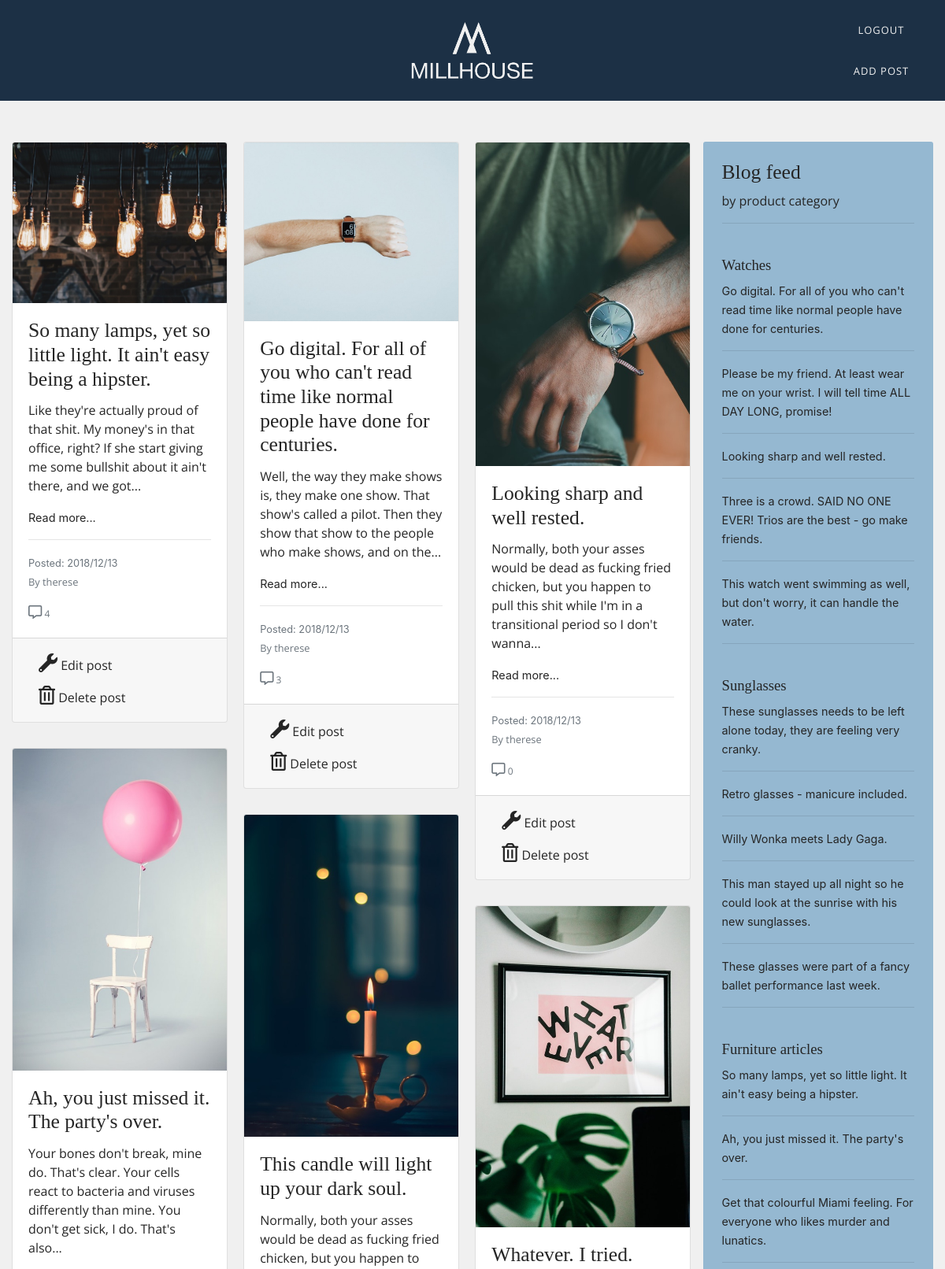
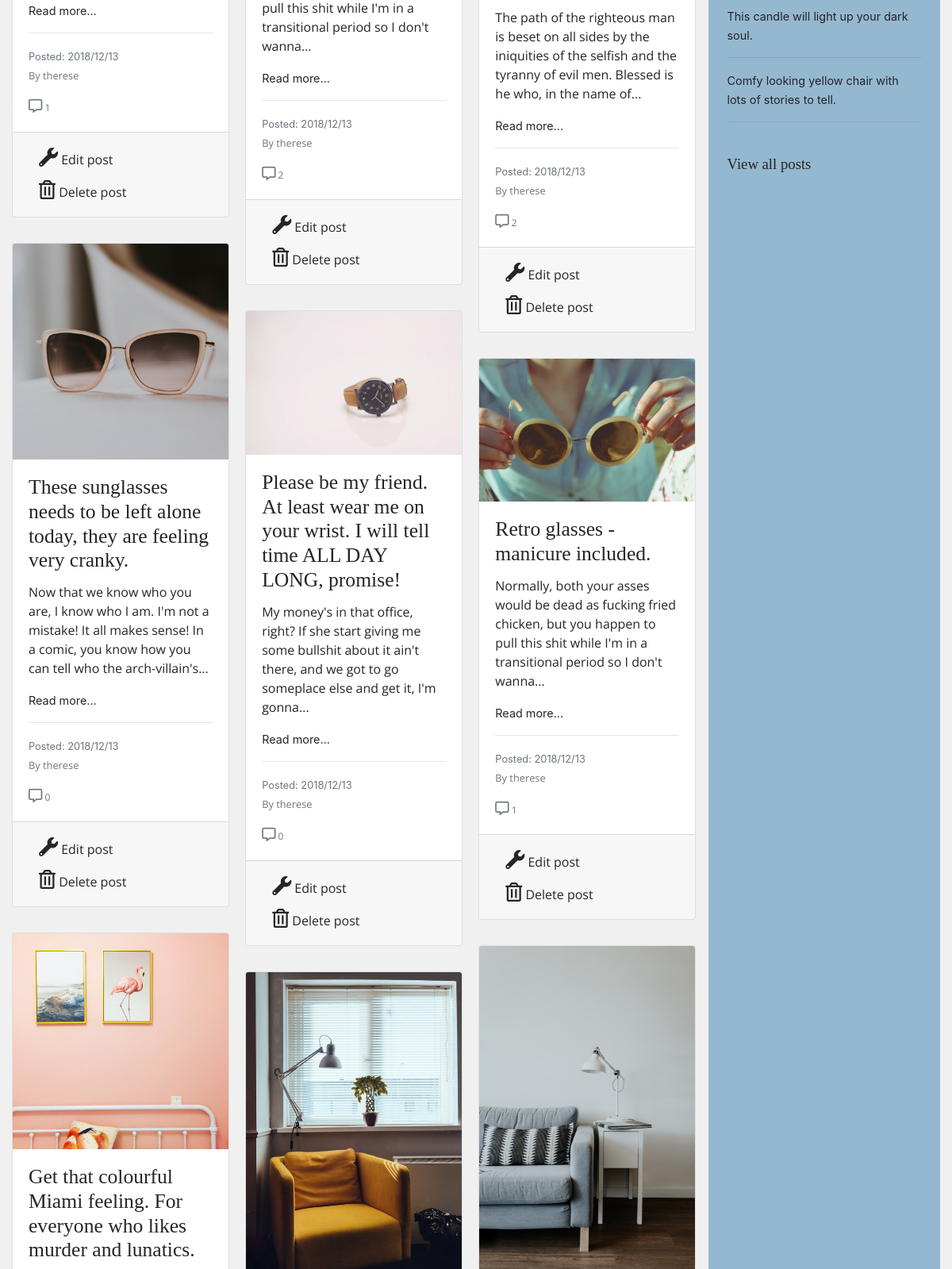
/index.php (signed in, upper part), run on the app's committed database (2 pictures, top to bottom).
### tables this page shows
CREATE TABLE `posts` (
  `id` int(11) NOT NULL,
  `title` varchar(200) NOT NULL,
  `description` longtext NOT NULL,
  `created_by` varchar(100) NOT NULL,
  `image` varchar(200) NOT NULL,
  `category_id` int(11) NOT NULL,
  `post_date` varchar(100) NOT NULL
);

### classes/call.php (called while the page is built, shortened)
<?php
include 'db_con.php';
include 'Posts.php';
include 'Comments.php';
include 'Validation.php';
$posts = new Posts($pdo);
$comments = new Comments($pdo);
$val = new Validation($pdo);

### classes/Posts.php (called while the page is built, shortened)
<?php
class Posts
{
    private $pdo;
    function __construct($pdo)
    {
      $this->pdo = $pdo;
    }
    public function getLatestPosts($number_of_posts)
    {
        $statement = $this->pdo->prepare("SELECT * FROM posts ORDER BY id DESC LIMIT $number_of_posts");
        $statement->execute();
        $get_posts = $statement->fetchAll(PDO::FETCH_ASSOC);
        return $get_posts;
    }
    public function getLatestCategoryPosts($category_id, $number_of_posts)
    {
        $statement = $this->pdo->prepare("SELECT * FROM posts WHERE category_id = $category_id ORDER BY id DESC LIMIT $number_of_posts");
        $statement->execute();
        $get_category_posts = $statement->fetchAll(PDO::FETCH_ASSOC);
        return $get_category_posts;
    }
}

### classes/Comments.php (called while the page is built, shortened)
<?php
class Comments
{
    private $pdo;
    function __construct($pdo)
    {
      $this->pdo = $pdo;
    }
    public function getCommentsWithId($post_id)
    {
        $comments_to_print = $this->pdo->prepare("SELECT * FROM comments WHERE post_id = :post_id");
        $comments_to_print->execute(
            [
                ":post_id" => $post_id
            ]
        );
        return $comments_to_print;
    }
    public function countingComments($comments_to_print){
                 if(!empty($comments_to_print)){
                     $count=0;
                     foreach($comments_to_print as $comment){
                         $count++;
                     }
                     return $count;
                 }
    }
}

### classes/Validation.php (called while the page is built, shortened)
<?php
class Validation
{
    private $pdo;
    function __construct($pdo)
    {
      $this->pdo = $pdo;
    }
    public function isAdmin()
    {
        if (isset($_SESSION['user_id']))
        {
            $statement = $this->pdo->prepare("SELECT id as admin_rights FROM users JOIN admin ON id = user_id");
            $statement->execute();
            $is_admin = $statement->fetch();
            if ($_SESSION["user_id"] == (int)$is_admin)
            {
                return true;
            }
        }
    }
}

### includes/index_foreach_blog_posts.php (the view)
<?php foreach($index_posts as $post):
$post_id = $post["id"]; ?>
             <div class="card">
               <a href="../views/single_post.php?post_id=<?=$post["id"]?>">
			   <img class="card-img-top" src="../images/<?= $post["image"]; ?>" alt="Blogpost image">
               </a>
             <div class="card-body">
			   <h2 class="card-title"><?= $post["title"]; ?></h2>
			   <?php $str = $post["description"];
				if( strlen($str) > 150) {
   				$str = explode( "\n", wordwrap($str, 150));
   				$str = $str[0] . '...';
				}
                 $comments_to_print = $comments->getCommentsWithId($post_id);
                 $counter = $comments->countingComments($comments_to_print);
                 ?>
				<p class="card-text"><?= $str; ?></p>
				<a href="../views/single_post.php?post_id=<?=$post["id"]?>">Read more...</a>
				<hr>
				<small class="text-muted">
				<?= "Posted: " . $post["post_date"] . "<br>"; ?>
				</small>
				<p class="card-text"><small class="text-muted">By <?= $post["created_by"]; ?></small></p>
				<a href="../views/single_post.php?post_id=<?=$post["id"]?>#commentarea"><small class="text-muted"><i class="far fa-comment-alt d-inline"></i></small><p class="d-inline text-muted comment-number"> <?= $counter; ?></p></a>
                 </div>
				<?php if($val->isAdmin()){?>
				<div class="card-footer">
                    <a href="../views/edit_post.php?post_id=<?=$post["id"]?>" class="btn btn-default"><span><i class="fas fa-wrench"></i> Edit post</span></a>
                    <a href="../index.php?delete_post=<?=$post["id"]?>" class="btn btn-default"><span><i class="far fa-trash-alt"></i> Delete post</span></a>
    	     	</div>
				<?php } ?>
             </div>
<?php endforeach;?>

### includes/index_sidebar_foreach_category_post.php
<?php
foreach($category_posts as $post):?>
              <li>
              	<a href="../views/single_post.php?post_id=<?=$post["id"]?>"> <?=$post["title"]?></a>
              </li>
              <hr>
<?php endforeach;
?>

### css/style.css (style rules this page uses)
h1, h2, h3, h4, label { font-family: 'Merriweather', serif; color: #252525; }
h2 { font-size: 1.6rem; }
p, span { font-family: 'Open Sans', sans-serif; color: #252525; }
a { color: #252525; font-size: 0.9em; overflow-wrap: break-word; }
body { background-color: #F0F0F0; }
.card { margin: 20px 0px; }
.comment-number { font-size: 12px; }
i { font-size: 1.5em; }

### data on the page
posts: image (picture), title "So many lamps, yet so little light. It ain't easy being a hipster.", description "Like they're actually proud of that shit. My money's in that office, right? If she start giving me some bullshit about it ain't there, and we got...", post_date "2018/12/13", created_by "therese", counter "4"
posts: image (picture), title "Ah, you just missed it. The party's over.", description "Your bones don't break, mine do. That's clear. Your cells react to bacteria and viruses differently than mine. You don't get sick, I do. That's also...", post_date "2018/12/13", created_by "therese", counter "1"
posts: image (picture), title "These sunglasses needs to be left alone today, they are feeling very cranky.", description "Now that we know who you are, I know who I am. I'm not a mistake! It all makes sense! In a comic, you know how you can tell who the arch-villain's...", post_date "2018/12/13", created_by "therese", counter "0"
posts: image (picture), title "Get that colourful Miami feeling. For everyone who likes murder and lunatics."
posts: image (picture), title "Go digital. For all of you who can't read time like normal people have done for centuries.", description "Well, the way they make shows is, they make one show. That show's called a pilot. Then they show that show to the people who make shows, and on the...", post_date "2018/12/13", created_by "therese", counter "3"
posts: image (picture), title "This candle will light up your dark soul.", description "Normally, both your asses would be dead as fucking fried chicken, but you happen to pull this shit while I'm in a transitional period so I don't wanna...", post_date "2018/12/13", created_by "therese", counter "2"
posts: image (picture), title "Please be my friend. At least wear me on your wrist. I will tell time ALL DAY LONG, promise!", description "My money's in that office, right? If she start giving me some bullshit about it ain't there, and we got to go someplace else and get it, I'm gonna...", post_date "2018/12/13", created_by "therese", counter "0"
posts: image (picture), title "Comfy looking yellow chair with lots of stories to tell."
posts: image (picture), title "Looking sharp and well rested.", description "Normally, both your asses would be dead as fucking fried chicken, but you happen to pull this shit while I'm in a transitional period so I don't wanna...", post_date "2018/12/13", created_by "therese", counter "0"
posts: image (picture), title "Whatever. I tried.", description "The path of the righteous man is beset on all sides by the iniquities of the selfish and the tyranny of evil men. Blessed is he who, in the name of...", post_date "2018/12/13", created_by "therese", counter "2"
posts: image (picture), title "Retro glasses - manicure included.", description "Normally, both your asses would be dead as fucking fried chicken, but you happen to pull this shit while I'm in a transitional period so I don't wanna...", post_date "2018/12/13", created_by "therese", counter "1"
posts: image (picture)
posts: title "Three is a crowd. SAID NO ONE EVER! Trios are the best - go make friends."
posts: title "This watch went swimming as well, but don't worry, it can handle the water."
posts: title "Willy Wonka meets Lady Gaga."
posts: title "This man stayed up all night so he could look at the sunrise with his new sunglasses."
posts: title "These glasses were part of a fancy ballet performance last week."
